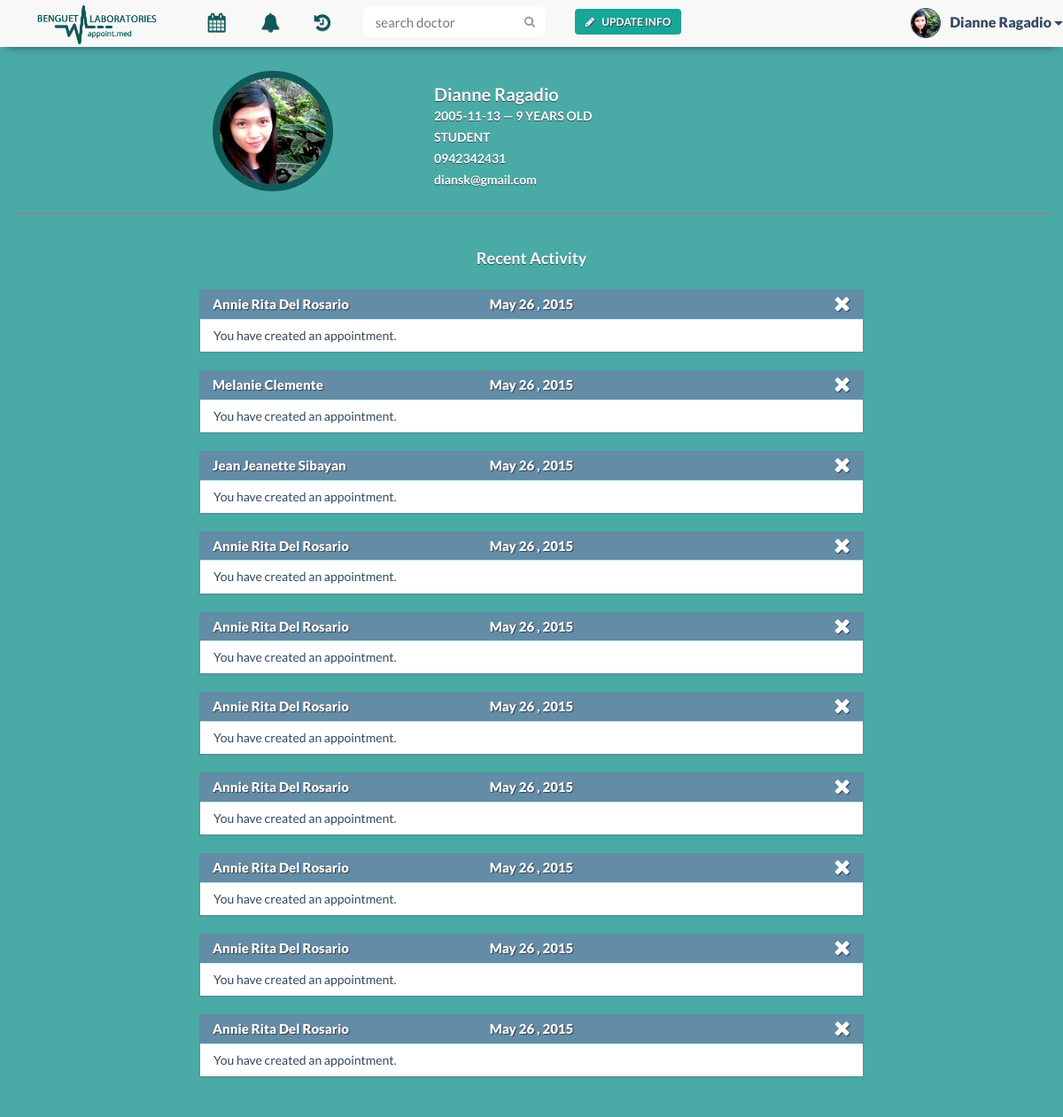
Before: /patient.php (signed in) with the older database file.
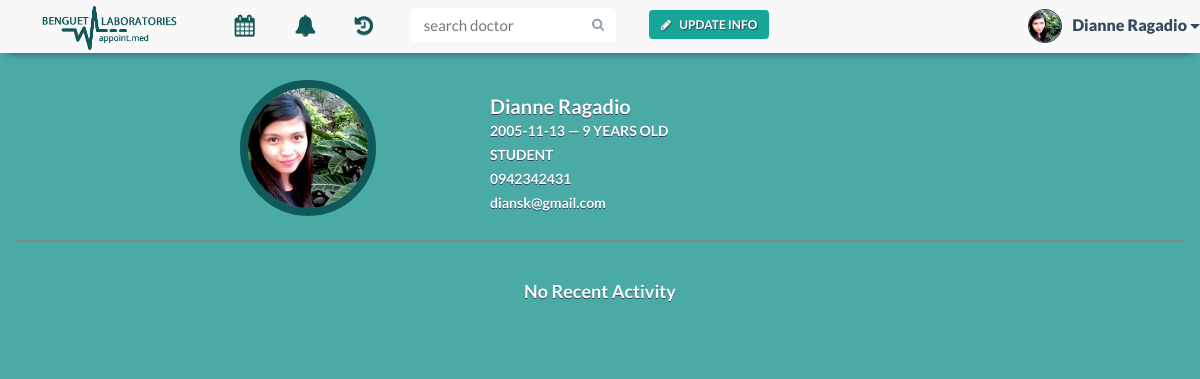
After: the same page with the newer database file.
### tables this page shows
CREATE TABLE IF NOT EXISTS `patient` (
  `patient_id` varchar(30) NOT NULL,
  `patient_name` varchar(30) NOT NULL,
  `patient_contact` varchar(20) NOT NULL,
  `birthdate` date NOT NULL,
  `email` varchar(30) NOT NULL,
  `username` varchar(30) NOT NULL,
  `occupation` text,
  PRIMARY KEY (`patient_id`),
  KEY `username` (`username`)
);

CREATE TABLE IF NOT EXISTS `notification` (
  `notification_id` int(11) NOT NULL AUTO_INCREMENT,
  `indicator` varchar(30) NOT NULL,
  `doctor_id` varchar(30) NOT NULL,
  `patient_id` varchar(30) NOT NULL,
  `legend_id` varchar(30) NOT NULL,
  `notification_date` date NOT NULL,
  `notification` text NOT NULL,
  PRIMARY KEY (`notification_id`),
  KEY `notif_id` (`legend_id`)
);

CREATE TABLE IF NOT EXISTS `doctor` (
  `doctor_id` varchar(30) NOT NULL,
  `doctor_name` varchar(30) NOT NULL,
  `specialization` text NOT NULL,
  `doctor_status` enum('In','Out','Break') NOT NULL,
  `email` varchar(30) NOT NULL,
  `username` varchar(30) NOT NULL,
  PRIMARY KEY (`doctor_id`),
  KEY `username` (`username`)
);

### patient.php (the view, shortened to what this page needs)
<!DOCTYPE html>
<html lang="en">
    <?php
    include 'include/head.php';
    include 'connectdatabase.php';
    ?>
    <body>
        <div class="container">
            <?php
            $username = $_SESSION['username'];
            $result = mysqli_query($con, "SELECT * FROM patient WHERE username LIKE '$username'") or die(mysqli_error());
            $row = mysqli_fetch_array($result);
            $patient_id = $row['patient_id'];
            $patient_n = $row['patient_name'];
            $n_result = mysqli_query($con, "SELECT * FROM notification WHERE patient_id LIKE '$patient_id' ORDER BY 6 DESC, 1 DESC LIMIT 10");
            ?>
            <?php
            include 'include/pt-nav-start.php';
            ?>
            <ul class="nav navbar-nav">
                <li class="dropdown tooltip-bottom" data-tooltip="Appointments">
                    <a href="#" class="dropdown-toggle" data-toggle="dropdown" role="button" aria-expanded="false"><i class="fa fa-calendar fa-lg"></i>Appointments<span class="caret"></span></a>
                </li>
                <li class="tooltip-bottom" data-tooltip="Notifications">
                    <a href="notifications.php">
                        <i class="fa fa-bell fa-lg">
                        </i>Notifications
                    </a>
                </li>
                <li class="dropdown tooltip-bottom" data-tooltip="History">
                    <a href="#" class="dropdown-toggle" data-toggle="dropdown" role="button" aria-expanded="false"><i class="fa fa-history fa-lg"></i>History<span class="caret"></span></a>
                </li>
                <?php
                include 'include/pt-nav-end.php';
                ?>
                <div class="container-fluid" id="patient-info">
                    <div class="row">
                        <div class="col-xs-12 col-md-2 col-md-offset-2">
                            <img src="img/profile/<?php
                            $file = "img/profile/" . $patient_id . ".jpg";
                            if (file_exists($file)) {
                                echo $patient_id;
                            } else {
                                echo 'profile_avatar';
                            }
                            ?>.jpg" class="img-responsive">
                        </div>
                        <div class="col-xs-12 col-md-5 user-md">
                            <div class="p-info">
                                    <h1><?php echo $row['patient_name']; ?></h1>
                                    <?php
                                    $birthday = explode("-", $row['birthdate']);
                                    $age = (date("md", date("U", mktime(0, 0, 0, $birthday[1], $birthday[2], $birthday[0]))) > date("md") ? ((date("Y") - $birthday[0]) - 1) : (date("Y") - $birthday[0]));
                                    ?>
                                    <p><?php echo $row['birthdate']; ?> &mdash; <?php echo $age; ?> years old</p>
                                    <p><?php echo $row['occupation']; ?></p>
                                    <p><?php echo $row['patient_contact']; ?></p>
                                    <p class="email"><?php echo $row['email']; ?></p>
                            </div>
                        </div>
                    </div>
                </div>
                <div class="container-fluid patient-activity">
                    <div class="row">
                        <div class="col-md-6 col-md-offset-3">
                        </div>
                        <?php
                        if (mysqli_num_rows($n_result) >= 1) {
                            echo '<h1 class="text-center row-header2-fff">Recent Activity</h1>';
                            while ($n_row = mysqli_fetch_array($n_result)) {
                                if ($n_row['indicator'] == 'patient') {
                                    if ($n_row['patient_id'] == $patient_id) {
                                        $n_id = $n_row['legend_id'];
                                        $n_did = $n_row['doctor_id'];
                                        $notif_date = date("F j , Y", strtotime($n_row["notification_date"]));
                                        $n_legend = mysqli_query($con, "SELECT * FROM notification_legend WHERE legend_id LIKE '$n_id'");
                                        $n_color = mysqli_fetch_array($n_legend);
                                        $d_result = mysqli_query($con, "SELECT * FROM doctor WHERE doctor_id LIKE '$n_did'");
                                        $doc = mysqli_fetch_array($d_result);
                                        if ($n_color['color'] == 'orange') {
                                            echo "<div class='col-xs-12 col-md-8 col-md-offset-2'>
                                                    <div class='panel panel-notif panel-warning'>
                                                        <div class='panel-heading'><span class='hidden-xs hidden-sm'>Dr. " . $doc["doctor_name"] . "</span>" . $notif_date . "
                                                            <a href=\"close_notif_prof.php?nid=$n_row[notification_id]&desc=$n_row[notification]\" title='Close'><i class='fa fa-remove delete-btn x-btn'></i></a>
                                                        </div>
                                                        <div class='panel-body'>
                                                             You have rescheduled an appointment.<span class='visible-xs visible-sm notif-name'>&mdash; Dr. " . $doc['doctor_name'] . "</span>
                                                        </div>
                                                    </div>
                                                </div>";
                                        } else if ($n_color['color'] == 'blue') {
                                            if($n_row['notification'] == 'A patient has requested an appointment.')
                                                $notification_m = 'You have created an appointment.';
                                            else
                                                $notification_m = 'You have cancelled an appointment.';
                                            echo "<div class='col-xs-12 col-md-8 col-md-offset-2'>
                                                    <div class='panel panel-notif panel-info'>
                                                        <div class='panel-heading'><span class='hidden-xs hidden-sm'>" . $doc["doctor_name"] . "</span>" . $notif_date . "
                                                            <a href=\"close_notif_prof.php?nid=$n_row[notification_id]&desc=$n_row[notification]\" title='Close'><i class='fa fa-remove delete-btn x-btn'></i></a>
                                                        </div>
                                                        <div class='panel-body'>
                                                            " . $notification_m . "<span class='visible-xs visible-sm notif-name'>&mdash; Dr. " . $doc['doctor_name'] . "</span>
                                                        </div>
                                                    </div>
                                                </div>";
                                        }
                                    }
                                }
                            }
                        } else
                            echo '<h1 class="text-center row-header2-fff">No Recent Activity</h1>';
                        ?>
                    </div>
                </div>
        </div>
    </body>
</html>

### include/head.php (shortened to what this page needs)
<head>
    <link href="css/bootstrap.min.css" rel="stylesheet">
    <link href="css/font-awesome.min.css" rel="stylesheet">
    <link href="css/font-awesome.css" rel="stylesheet">
    <link href="css/bootstrap-datetimepicker.min.css" rel="stylesheet">
    <link href="css/styles.css" rel="stylesheet">
    <link href="css/search.css" rel="stylesheet">
    <link href="css/tooltip.css" rel="stylesheet">
    <link href="css/scrolltop.css" rel="stylesheet">
</head>

### include/pt-nav-start.php (shortened to what this page needs)
<nav class="navbar navbar-default navbar-fixed-top">
    <div class="container">
        <div class="navbar-header">
            <a class="navbar-brand logo-text hidden-sm hidden-xs" href="#">appoint.med</a>
            <div class="navbar-logo hidden-sm hidden-xs">
            </div>
        </div>
        <div class="collapse navbar-collapse" id="bs-example-navbar-collapse-1">

### include/pt-nav-end.php (shortened to what this page needs)
                <li class="nav-button navbar-right">
                    <button type="button" class="btn btn-default btn-noborder green-btn nav-modal-button" data-toggle="modal" data-target=".bs-pt-edit-profile-modal-lg" data-id="'.$appointment_id.'" data-patient-id="'.$patient_id.'">
                    <i class="fa fa-pencil"></i>Update Info</button>
                </li>
                <form class="navbar-form navbar-right" method="post" role="search" action="search.php">
                    <div class="input-group search-bar">
                        <input type="text" class="form-control" name="search" placeholder="search doctor" id="inputSearch">
                        <span class="input-group-btn">
                            <button type="submit" class="btn"><i class="fa fa-search"></i></button>
                        </span>
                    </div>
                </form>
            </ul>
            <ul class="nav navbar-nav navbar-right signedin">
                <div class="btn-group navbar-right tooltip-bottom" data-tooltip="You">
                    <button type="button" class="btn btn-default btn-lg btn-noborder dropdown-toggle" data-toggle="dropdown" aria-expanded="false">
                        <div class="signedin-photo">
                            <img src="img/profile/<?php
                            $file = "img/profile/" . $patient_id . ".jpg";
                            if (file_exists($file)) {
                                echo $patient_id;
                            } else {
                                echo 'profile_avatar';
                            }
                            ?>.jpg" class="img-responsive">
                        </div>
            <?php echo $patient_n ?>
                        <span class="caret"></span>
                    </button>
                </div>
            </ul>
        </div>
    </div>
</nav>

### css/tooltip.css (style rules this page uses)
[data-tooltip], .tooltip { position: relative; cursor: pointer; }
[data-tooltip]:before, [data-tooltip]:after, .tooltip:before, .tooltip:after { position: absolute; visibility: hidden; -ms-filter: "progid:DXImageTransform.Microsoft.Alpha(Opacity=0)"; filter: progid:DXImageTransform.Microsoft.Alpha(Opacity=0); opacity: 0; -webkit-transition: opacity 0.2s ease-in-out, visibility 0.2s ease-in-out, -webkit-transform 0.2s cubic-bezier(0.71, 1.7, 0.77, 1.24); -moz-transition: opacity 0.2s ease-in-out, visibility 0.2s ease-in-out, -moz-transform 0.2s cubic-bezier(0.71, 1.7, 0.77, 1.24); transition: opacity 0.2s ease-in-out, visibility 0.2s ease-in-out, transform 0.2s cubic-bezier(0.71, 1.7, 0.77, 1.24); -webkit-transform: translate3d(0, 0, 0); -moz-transform: translate3d(0, 0, 0); transform: translate3d(0, 0, 0); pointer-events: none; }
.tooltip:before, [data-tooltip]:before { z-index: 1001; border: 6px solid transparent; background: transparent; content: ""; }
.tooltip:after, [data-tooltip]:after { z-index: 1002; padding: 8px; min-width: 120px; background-color: #000; background-color: hsla(0, 0%, 20%, 0.9); color: #fff; content: attr(data-tooltip); font-size: 14px; line-height: 1.2; text-align: center; }
[data-tooltip]:before, [data-tooltip]:after, .tooltip:before, .tooltip:after, .tooltip-top:before, .tooltip-top:after { bottom: 100%; left: 50%; }
[data-tooltip]:before, .tooltip:before, .tooltip-top:before { margin-left: -6px; margin-bottom: -12px; border-top-color: #000; border-top-color: hsla(0, 0%, 20%, 0.9); }
[data-tooltip]:after, .tooltip:after, .tooltip-top:after { margin-left: -60px; }
.tooltip-bottom:before, .tooltip-bottom:after { top: 100%; bottom: auto; left: 50%; }
.tooltip-bottom:before { margin-top: -12px; margin-bottom: 0; border-top-color: transparent; border-bottom-color: #000; border-bottom-color: hsla(0, 0%, 20%, 0.9); }

Changed rows visible on the page:
removed notification: doctor.doctor_name "Annie Rita Del Rosario", notification_date "May 26 , 2015", notification "You have created an appointment."
removed notification: doctor.doctor_name "Melanie Clemente", notification_date "May 26 , 2015", notification "You have created an appointment."
removed notification: doctor.doctor_name "Jean Jeanette Sibayan", notification_date "May 26 , 2015", notification "You have created an appointment."
removed notification: doctor.doctor_name "Annie Rita Del Rosario", notification_date "May 26 , 2015", notification "You have created an appointment."
removed notification: doctor.doctor_name "Annie Rita Del Rosario", notification_date "May 26 , 2015", notification "You have created an appointment."
removed notification: doctor.doctor_name "Annie Rita Del Rosario", notification_date "May 26 , 2015", notification "You have created an appointment."
removed notification: doctor.doctor_name "Annie Rita Del Rosario", notification_date "May 26 , 2015", notification "You have created an appointment."
removed notification: doctor.doctor_name "Annie Rita Del Rosario", notification_date "May 26 , 2015", notification "You have created an appointment."
removed notification: doctor.doctor_name "Annie Rita Del Rosario", notification_date "May 26 , 2015", notification "You have created an appointment."
removed notification: doctor.doctor_name "Annie Rita Del Rosario", notification_date "May 26 , 2015", notification "You have created an appointment."
Other visible differences:
text no longer shown: "Recent Activity"
text now shown: "No Recent Activity"
